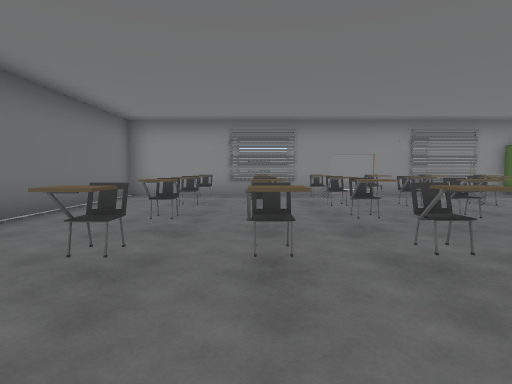
view 1 (above)

14 first-person views from a walk through a Unity game level. The camera is 1.5 m above the floor, tilts 4° down and sees 80° across. The floor is counted in squares, 2 m on a side. Each view is taken from the middle of a square. On the plan, view 1 faces up. The plan holds only what a view shows up to about 10 squares ahead; the rest is blank. The place goes on beyond the plan. The player is left out. Door leaves are left out, so doorways stand open.

view 2
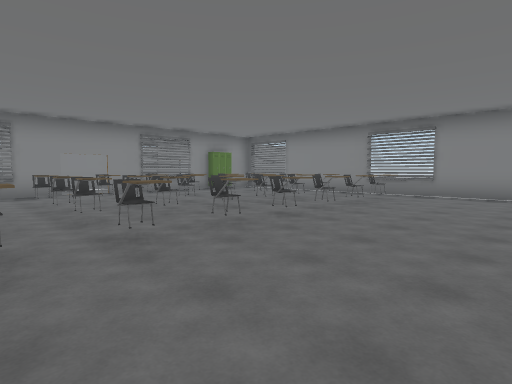

view 3
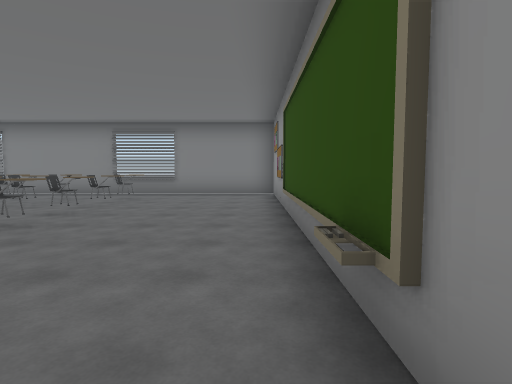

view 4
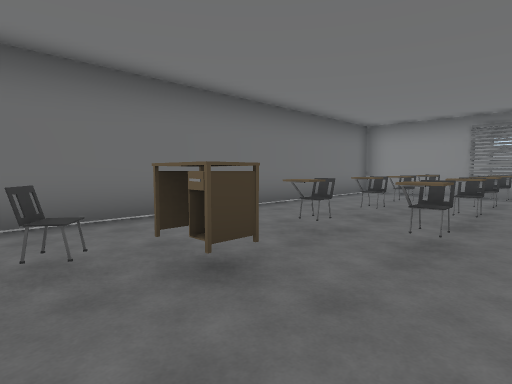

view 5
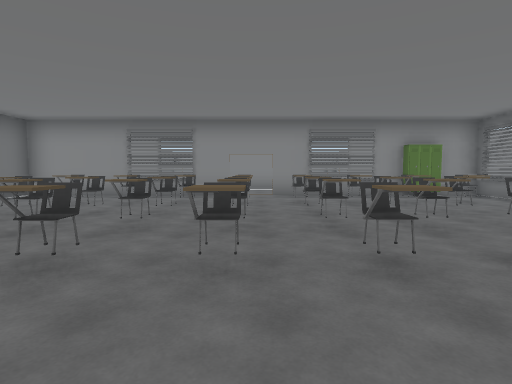

view 6
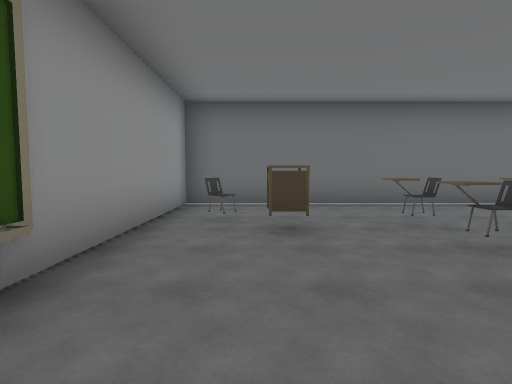

view 7
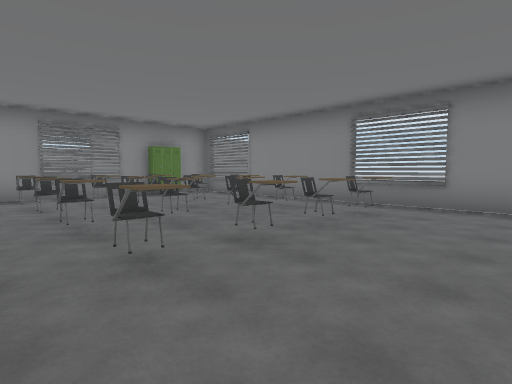

view 8
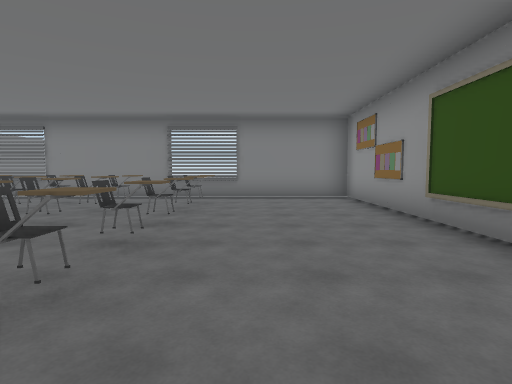

view 9
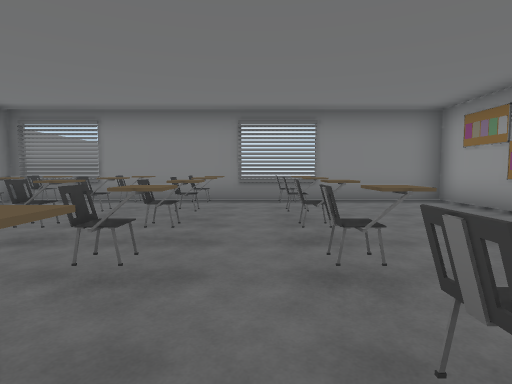

view 10
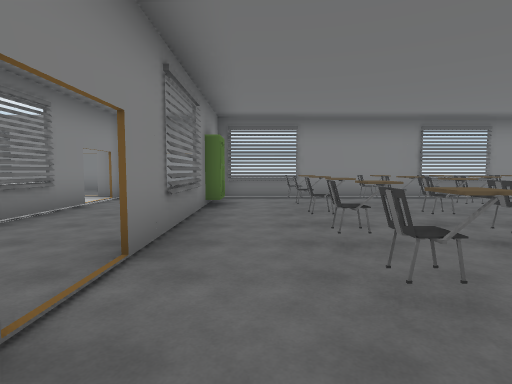

view 11
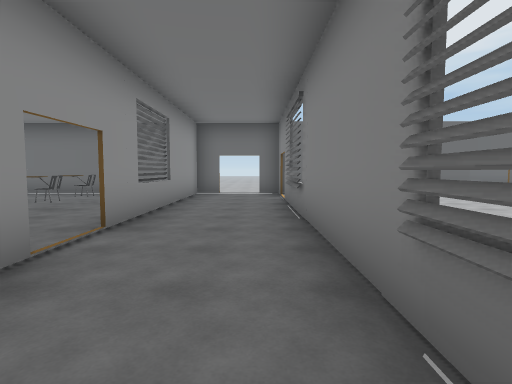

view 12
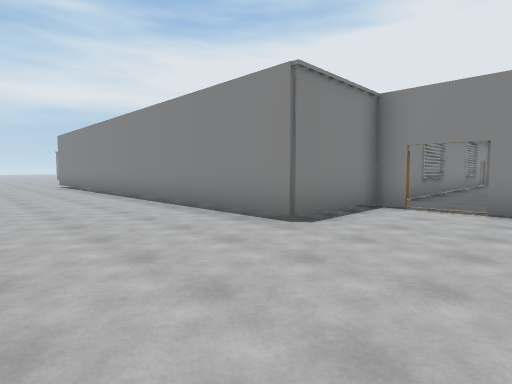

view 13
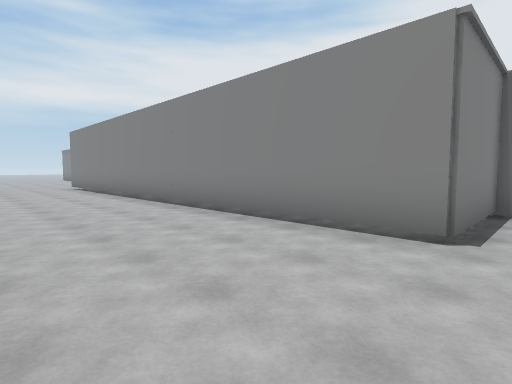

view 14
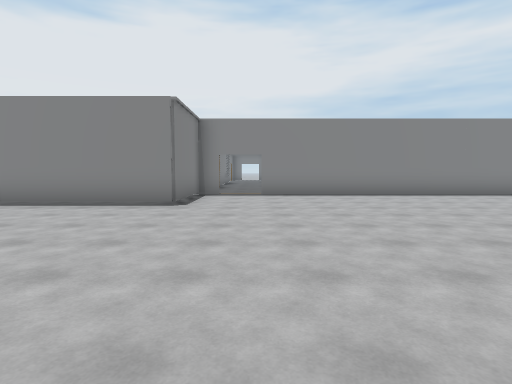

### Floor plan
Ten units are one square. View 1 is at (0, 0); x grows to the right and y downward. Boxes are objects, and circles mark ways between rooms. Rooms are numbered by the first view taken in them; rooms with no view inside come last. Other rooms are left out.
<svg viewBox="-70 -223 171 248">
<path fill="none" stroke="#000" d="M22 -91 -38 -91M65 -91 34 -91M96 -91 85 -91M-37 -99 -37 16 96 16 96 -98M11 13 19 13M34 -91 39 -91M76 -117 -19 -117M94 -117 89 -117M-37 -125 -37 -111M-38 -91 22 -91M-38 -22 -38 -99M-38 -110 -38 -118M-31 -117 -65 -117 -65 -218"/>
<rect x="-25" y="5" width="10" height="10" fill="#bbb"><title>chair</title></rect>
<rect x="-15" y="-5" width="10" height="10" fill="#bbb"><title>table</title></rect>
<rect x="-15" y="-25" width="10" height="10" fill="#bbb"><title>chair</title></rect>
<rect x="-15" y="-45" width="10" height="10" fill="#bbb"><title>chair</title></rect>
<rect x="-15" y="-55" width="10" height="10" fill="#bbb"><title>chair</title></rect>
<rect x="-15" y="-75" width="10" height="10" fill="#bbb"><title>chair</title></rect>
<rect x="-5" y="-25" width="10" height="10" fill="#bbb"><title>chair</title></rect>
<rect x="-5" y="-45" width="10" height="10" fill="#bbb"><title>chair</title></rect>
<rect x="-5" y="-55" width="10" height="10" fill="#bbb"><title>chair</title></rect>
<rect x="-5" y="-75" width="10" height="10" fill="#bbb"><title>chair</title></rect>
<rect x="5" y="-25" width="10" height="10" fill="#bbb"><title>chair</title></rect>
<rect x="5" y="-45" width="10" height="10" fill="#bbb"><title>chair</title></rect>
<rect x="5" y="-55" width="10" height="10" fill="#bbb"><title>chair</title></rect>
<rect x="5" y="-75" width="10" height="10" fill="#bbb"><title>chair</title></rect>
<rect x="25" y="-25" width="10" height="10" fill="#bbb"><title>chair</title></rect>
<rect x="25" y="-45" width="10" height="10" fill="#bbb"><title>chair</title></rect>
<rect x="25" y="-55" width="10" height="10" fill="#bbb"><title>chair</title></rect>
<rect x="25" y="-75" width="10" height="10" fill="#bbb"><title>chair</title></rect>
<rect x="35" y="-25" width="10" height="10" fill="#bbb"><title>chair</title></rect>
<rect x="35" y="-45" width="10" height="10" fill="#bbb"><title>chair</title></rect>
<rect x="35" y="-55" width="10" height="10" fill="#bbb"><title>chair</title></rect>
<rect x="35" y="-75" width="10" height="10" fill="#bbb"><title>chair</title></rect>
<rect x="45" y="-25" width="10" height="10" fill="#bbb"><title>chair</title></rect>
<rect x="45" y="-45" width="10" height="10" fill="#bbb"><title>chair</title></rect>
<rect x="45" y="-55" width="10" height="10" fill="#bbb"><title>chair</title></rect>
<rect x="45" y="-75" width="10" height="10" fill="#bbb"><title>chair</title></rect>
<rect x="65" y="-25" width="10" height="10" fill="#bbb"><title>chair</title></rect>
<rect x="65" y="-45" width="10" height="10" fill="#bbb"><title>chair</title></rect>
<rect x="65" y="-55" width="10" height="10" fill="#bbb"><title>chair</title></rect>
<rect x="65" y="-75" width="10" height="10" fill="#bbb"><title>other object</title></rect>
<rect x="65" y="-95" width="10" height="10" fill="#bbb"><title>locker</title></rect>
<rect x="75" y="-25" width="10" height="10" fill="#bbb"><title>chair</title></rect>
<rect x="75" y="-45" width="10" height="10" fill="#bbb"><title>chair</title></rect>
<rect x="75" y="-55" width="10" height="10" fill="#bbb"><title>other object</title></rect>
<rect x="75" y="-75" width="10" height="10" fill="#bbb"><title>chair</title></rect>
<rect x="75" y="-95" width="10" height="10" fill="#bbb"><title>locker</title></rect>
<circle cx="30" cy="-90" r="3" fill="#2a7"/>
<circle cx="-40" cy="-105" r="3" fill="#2a7"/>
<text x="30" y="-40">1</text>
<text x="30" y="-110">2</text>
<text x="70" y="20">3</text>
</svg>
Room 1 opens to room 2. Room 2 opens to room 3.

Where each view was taken, in squares from view 1:
view 1: 0 up, 0 right, facing up
view 2: 1 down, 0 right, facing up-right
view 3: 1 down, 0 right, facing right
view 4: 1 down, 1 right, facing up-left
view 5: 0 up, 3 right, facing up
view 6: 0 up, 3 right, facing left
view 7: 0 up, 3 right, facing up-right
view 8: 1 up, 1 right, facing right
view 9: 3 up, 2 right, facing right
view 10: 8 up, 1 right, facing right
view 11: 11 up, 6 right, facing left
view 12: 9 up, 10 left, facing up-right
view 13: 11 up, 10 left, facing up-right
view 14: 10 up, 13 left, facing right
